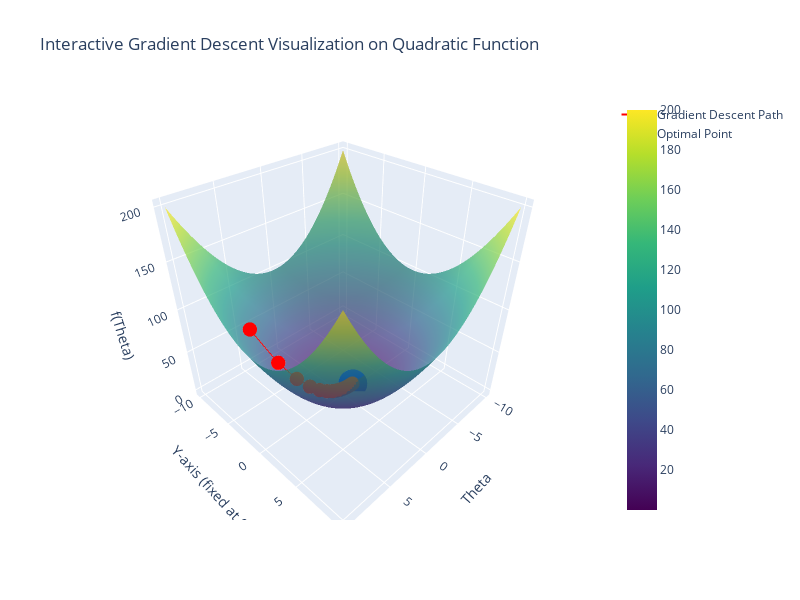

The cell this chart's notebook holds for it:
### Code cell
# Create 3D interactive plot
fig = go.Figure()

# Add surface
fig.add_trace(go.Surface(z=Z, x=X, y=Y, colorscale='Viridis', opacity=0.7, name="Quadratic Surface"))

# Add gradient descent trajectory
fig.add_trace(go.Scatter3d(
    x=trajectory_x, 
    y=trajectory_y, 
    z=trajectory_z, 
    mode='markers+lines', 
    marker=dict(size=5, color='red'),
    line=dict(color='red', width=2),
    name="Gradient Descent Path"
))

# Add optimal point
fig.add_trace(go.Scatter3d(
    x=[optimal_theta], 
    y=[0], 
    z=[f(optimal_theta)], 
    mode='markers',
    marker=dict(size=10, color='blue'),
    name="Optimal Point"
))

# Update layout
fig.update_layout(
    scene=dict(
        xaxis_title="Theta",
        yaxis_title="Y-axis (fixed at 0)",
        zaxis_title="f(Theta)",
    ),
    title="Interactive Gradient Descent Visualization on Quadratic Function",
    width=800,  # Szerokość w pikselach
    height=600,  # Wysokość w pikselach
)

# Show the interactive plot
fig.show()

### Figure 1 — Plotly figure (JSON) as saved in the notebook; plotly's stock layout.template omitted (floating-point values rounded to 4 significant figures; data arrays with more than 128 entries replaced by an {"elided": "..."} marker saying what was removed)
{"data": [{"colorscale": [[0, "#440154"], [0.1111, "#482878"], [0.2222, "#3e4989"], [0.3333, "#31688e"], [0.4444, "#26828e"], [0.5556, "#1f9e89"], [0.6667, "#35b779"], [0.7778, "#6ece58"], [0.8889, "#b5de2b"], [1, "#fde725"]], "name": "Quadratic Surface", "opacity": 0.7, "type": "surface", "x": {"elided": "100x100 float values"}, "y": {"elided": "100x100 float values"}, "z": {"elided": "100x100 float values"}}, {"line": {"color": "red", "width": 2}, "marker": {"color": "red", "size": 5}, "mode": "markers+lines", "name": "Gradient Descent Path", "type": "scatter3d", "x": [10, 7.7, 5.86, 4.388, 3.21, 2.268, 1.515, 0.9117, 0.4294, 0.0435, -0.2652, -0.5122, -0.7097, -0.8678, -0.9942, -1.095, -1.176, -1.241, -1.293, -1.334, -1.367], "y": [0.0, 0.0, 0.0, 0.0, 0.0, 0.0, 0.0, 0.0, 0.0, 0.0, 0.0, 0.0, 0.0, 0.0, 0.0, 0.0, 0.0, 0.0, 0.0, 0.0, 0.0], "z": [132, 84.39, 53.92, 34.42, 21.94, 13.95, 8.838, 5.566, 3.473, 2.132, 1.275, 0.7258, 0.3745, 0.1497, 0.005809, -0.08628, -0.1452, -0.1829, -0.2071, -0.2225, -0.2324]}, {"marker": {"color": "blue", "size": 10}, "mode": "markers", "name": "Optimal Point", "type": "scatter3d", "x": [-1.367], "y": [0], "z": [-0.2324]}], "layout": {"height": 600, "scene": {"xaxis": {"title": {"text": "Theta"}}, "yaxis": {"title": {"text": "Y-axis (fixed at 0)"}}, "zaxis": {"title": {"text": "f(Theta)"}}}, "title": {"text": "Interactive Gradient Descent Visualization on Quadratic Function"}, "width": 800}}
